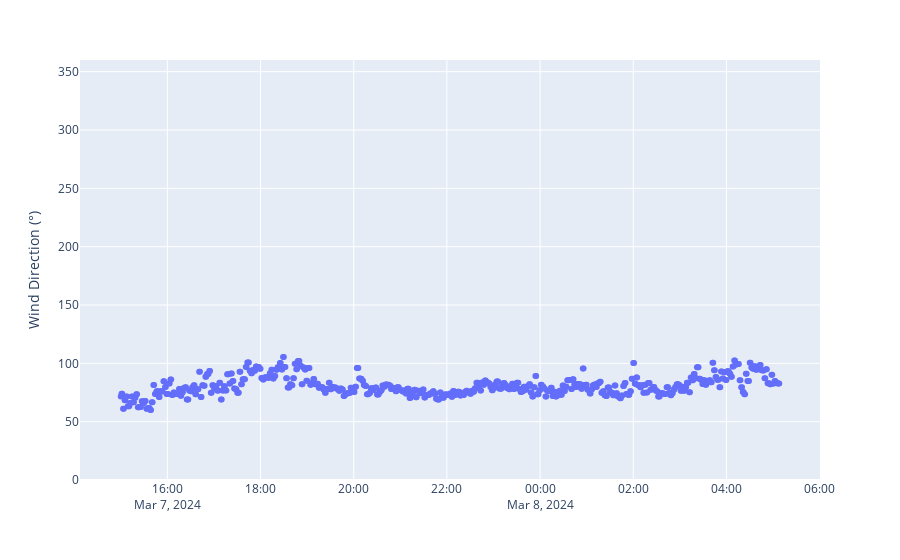
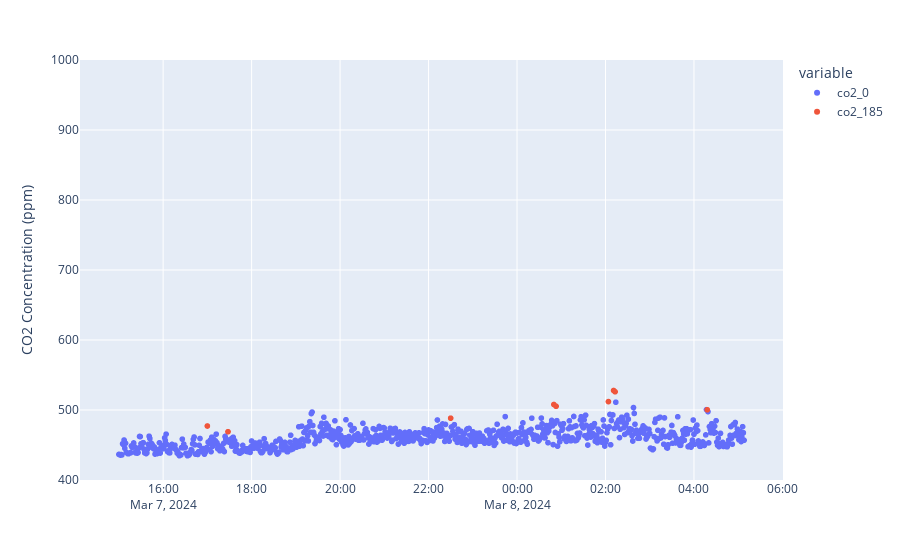

Here is the notebook cell these charts were saved with, in order:
### Code cell
# Manually update flags for MAIR

# Remove period
start_date = datetime(2024, 3, 7, 15, 0, 0).replace(tzinfo=timezone.utc)
end_date = datetime(2024, 3, 8, 5, 8, 0).replace(tzinfo=timezone.utc)

df_manual_check = flag_and_plot(df=df_manual_check, system_id=16, site_id="MAIR", start_date=start_date, end_date=end_date)


# Remove period
start_date = datetime(2024, 3, 8, 19, 30, 0).replace(tzinfo=timezone.utc)
end_date = datetime(2024, 3, 9, 1, 20, 0).replace(tzinfo=timezone.utc)

df_manual_check = flag_and_plot(df=df_manual_check, system_id=16, site_id="MAIR", start_date=start_date, end_date=end_date)


# Remove period
start_date = datetime(2024, 4, 22, 6, 10, 0).replace(tzinfo=timezone.utc)
end_date = datetime(2024, 4, 22, 8, 10, 0).replace(tzinfo=timezone.utc)

df_manual_check = flag_and_plot(df=df_manual_check, system_id=16, site_id="MAIR", start_date=start_date, end_date=end_date)


# Remove period
start_date = datetime(2024, 4, 22, 16, 20, 0).replace(tzinfo=timezone.utc)
end_date = datetime(2024, 4, 23, 11, 0, 0).replace(tzinfo=timezone.utc)

df_manual_check = flag_and_plot(df=df_manual_check, system_id=16, site_id="MAIR", start_date=start_date, end_date=end_date)


# Remove period
start_date = datetime(2024, 12, 8, 18, 0, 0).replace(tzinfo=timezone.utc)
end_date = datetime(2024, 12, 11, 11, 0, 0).replace(tzinfo=timezone.utc)

df_manual_check = flag_and_plot(df=df_manual_check, system_id=16, site_id="MAIR", start_date=start_date, end_date=end_date)

### Figure 1 — Plotly figure (JSON) as saved in the notebook; plotly's stock layout.template omitted (floating-point values rounded to 4 significant figures; data arrays with more than 128 entries replaced by an {"elided": "..."} marker saying what was removed)
{"data": [{"connectgaps": false, "hovertemplate": "creation_timestamp=%{x}<br>wxt532_direction_avg=%{y}<extra></extra>", "legendgroup": "", "marker": {"color": "#636efa", "symbol": "circle"}, "mode": "markers", "name": "", "orientation": "v", "showlegend": false, "type": "scatter", "x": {"elided": "849 str values"}, "xaxis": "x", "y": {"elided": "849 float values"}, "yaxis": "y"}], "layout": {"legend": {"tracegroupgap": 0}, "margin": {"t": 60}, "title": {"text": ""}, "xaxis": {"anchor": "y", "domain": [0, 1], "title": {"text": ""}}, "yaxis": {"anchor": "x", "domain": [0, 1], "range": [0, 360], "title": {"text": "Wind Direction (°)"}}}}

### Figure 2 — Plotly figure (JSON) as saved in the notebook; plotly's stock layout.template omitted (floating-point values rounded to 4 significant figures; data arrays with more than 128 entries replaced by an {"elided": "..."} marker saying what was removed)
{"data": [{"connectgaps": false, "hovertemplate": "variable=co2_0<br>creation_timestamp=%{x}<br>value=%{y}<extra></extra>", "legendgroup": "co2_0", "marker": {"color": "#636efa", "symbol": "circle"}, "mode": "markers", "name": "co2_0", "showlegend": true, "type": "scattergl", "x": {"elided": "849 str values"}, "xaxis": "x", "y": {"elided": "849 float values"}, "yaxis": "y"}, {"connectgaps": false, "hovertemplate": "variable=co2_185<br>creation_timestamp=%{x}<br>value=%{y}<extra></extra>", "legendgroup": "co2_185", "marker": {"color": "#EF553B", "symbol": "circle"}, "mode": "markers", "name": "co2_185", "showlegend": true, "type": "scattergl", "x": {"elided": "849 str values"}, "xaxis": "x", "y": {"elided": "849 float values"}, "yaxis": "y"}], "layout": {"legend": {"title": {"text": "variable"}, "tracegroupgap": 0}, "margin": {"t": 60}, "title": {"text": ""}, "xaxis": {"anchor": "y", "domain": [0, 1], "title": {"text": ""}}, "yaxis": {"anchor": "x", "domain": [0, 1], "range": [400, 1000], "title": {"text": "CO2 Concentration (ppm)"}}}}
